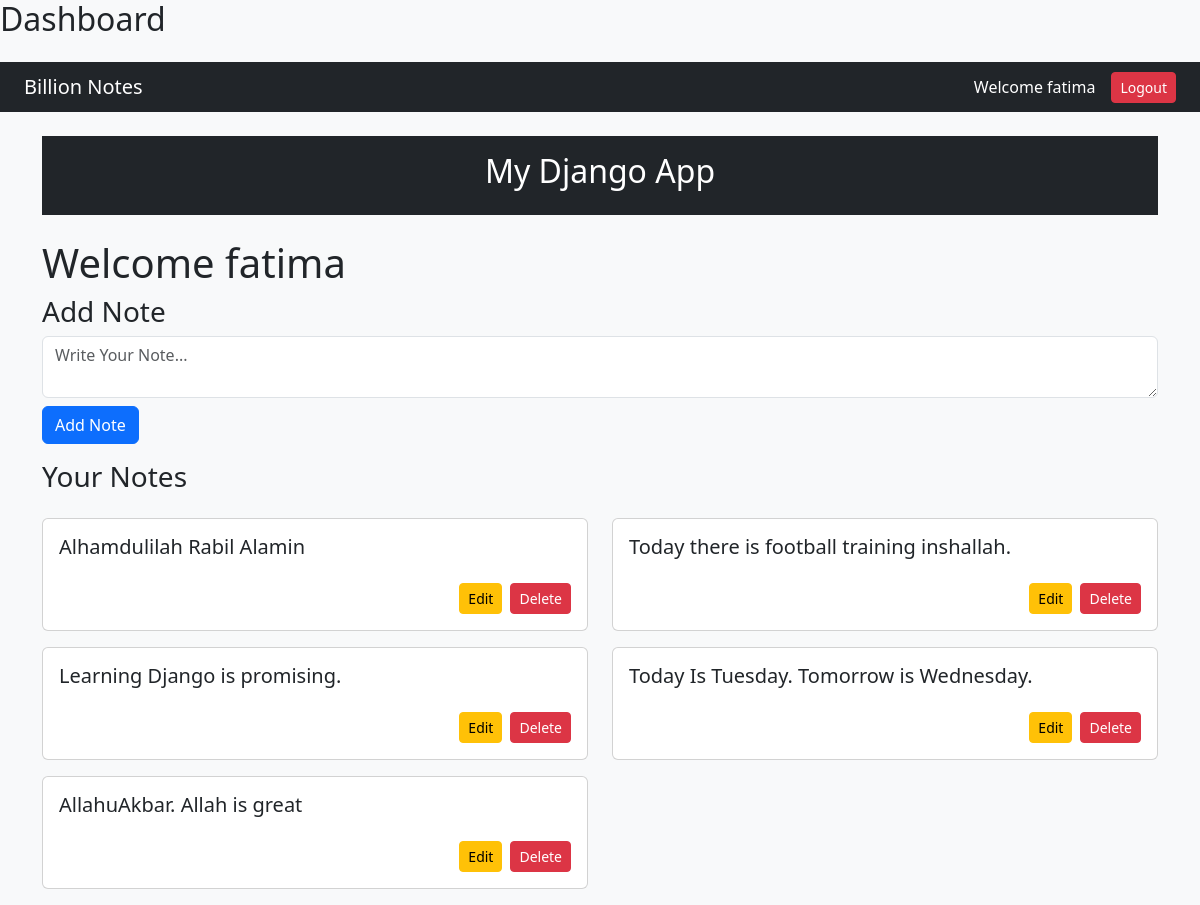
/playground/hello/ (signed in), run on an earlier commit of the app's database.
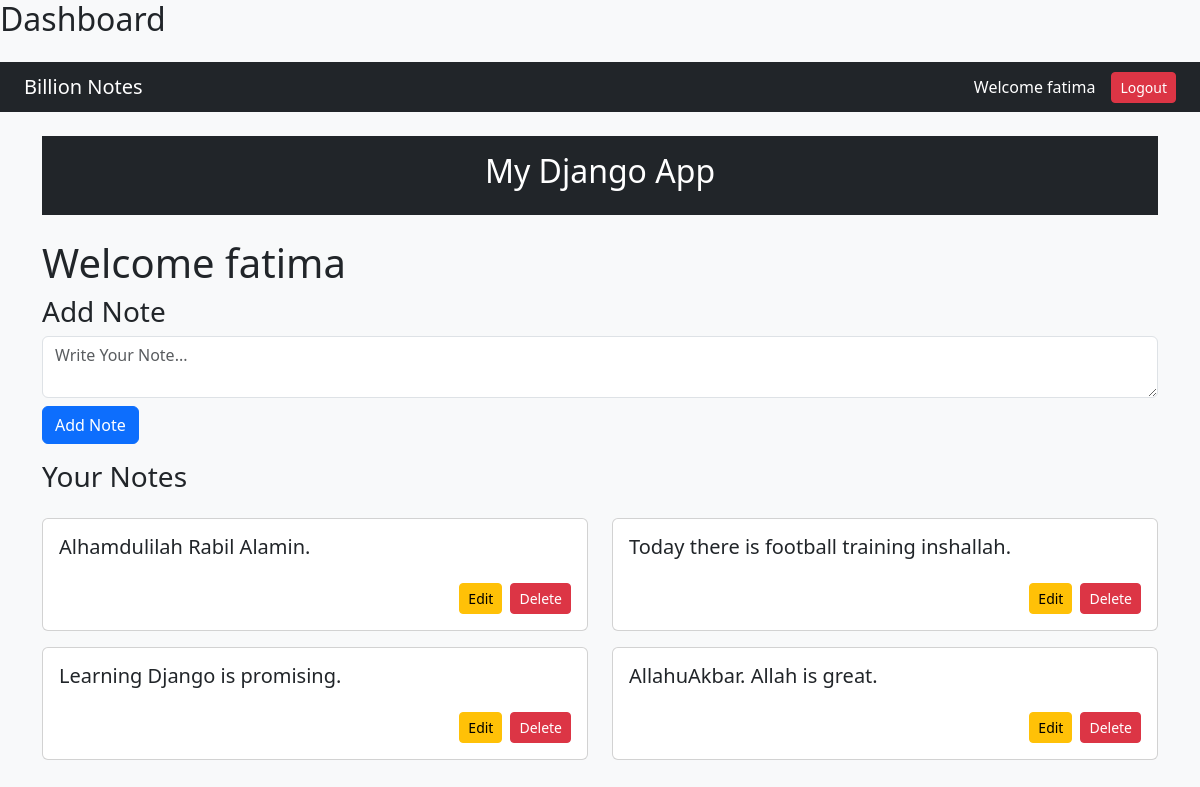
And on a later commit of the database.
### playground/models.py (models this page shows, shortened)
class Note(models.Model):
    user = models.ForeignKey(User, on_delete=models.CASCADE)
    content = models.TextField()

### playground/views.py (the view)
# urls.py: path("hello/", views.create_note, name="home"),
@login_required
def create_note(request):
    notes = Note.objects.filter(user=request.user).order_by("-id")
    if request.method == "POST":
        content = request.POST.get("content")
        if content:
            Note.objects.create(user=request.user, content=content)
            return redirect("/dashboard/")
    return render(request, "playground/hello.html", {"notes": notes})

### playground/templates/playground/hello.html (shortened to what this page needs)
<h2 class="mb-4"> Dashboard</h2>
{% extends "base.html" %}
{% block content %}
<h1>Welcome {{ request.user.username}} </h1>
<h3>Add Note</h3>
<form method="POST">
    <textarea name="content"
    placeholder="Write Your Note..."
    class="form-control mb-2"></textarea>
    <button type="submit" class="btn btn-primary">Add Note</button>
</form>
<h3 class="mb-4">Your Notes</h3>
<div class="row">
    {% for note in notes %}
    <div class="col-md-6 mb-3">
        <div class="card shaodow-sm p-3">
            <h5>{{ note.content }}</h5>
            <div class="mt-3 d-flex justify-content-end gap-2">
                <a href="{% url 'playground:edit_note' note.id %}" class="btn btn-warning btn-sm">Edit</a>
                <a href="{% url 'playground:delete_note' note.id %}" class="btn btn-danger btn-sm">Delete</a>
            </div>
        </div>
    </div>
    {% endfor %}
</div>
{% endblock %}

What changed in the data, as far as the page shows it:
removed Note: content "Today Is Tuesday. Tomorrow is Wednesday."
changed Note: content "Alhamdulilah Rabil Alamin" → "Alhamdulilah Rabil Alamin."
changed Note: content "AllahuAkbar. Allah is great" → "AllahuAkbar. Allah is great."
